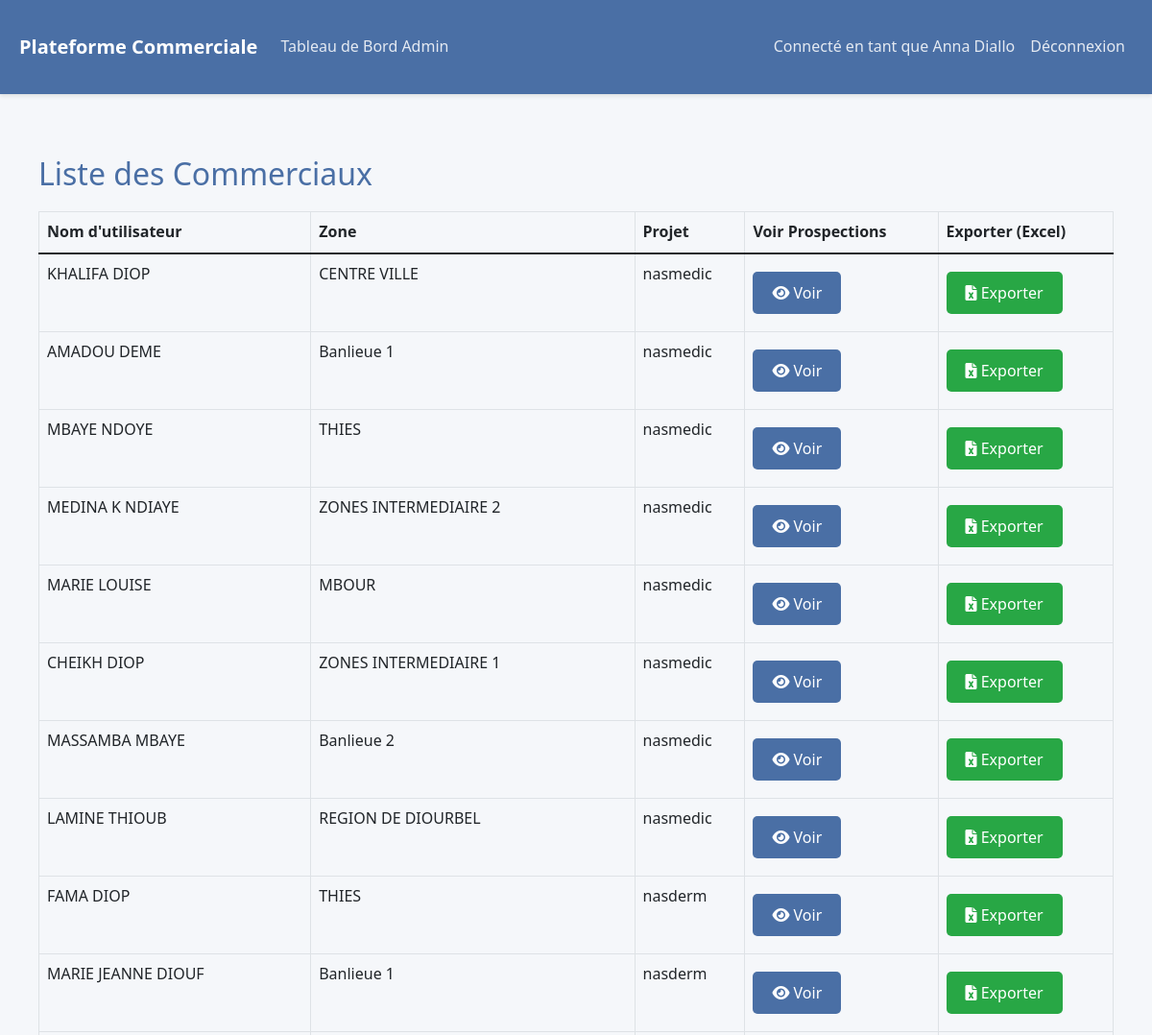
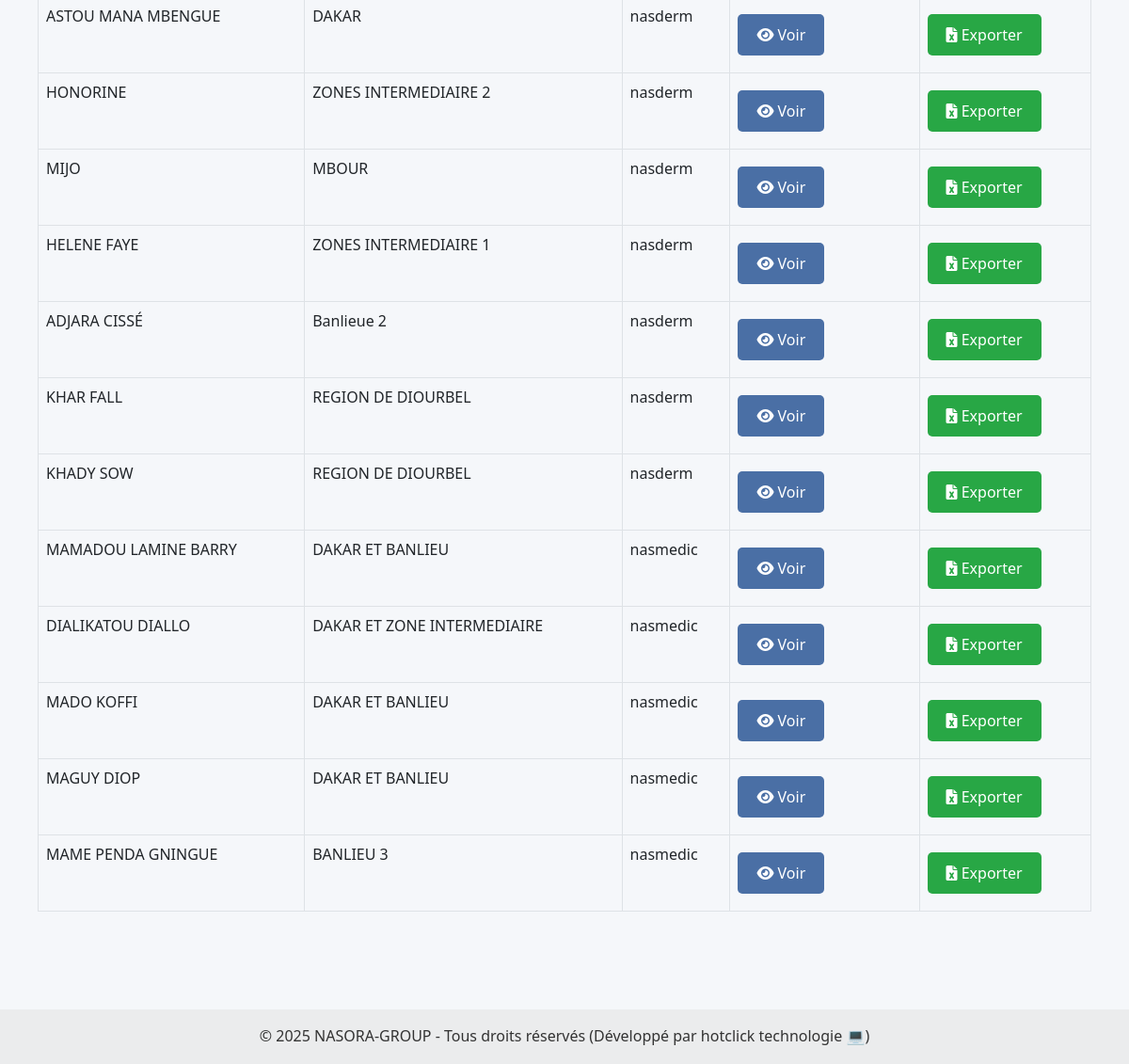
/admin/commerciaux (signed in), run on the app's committed database (2 pictures, top to bottom).
### models.py (models this page shows)
class User(db.Model):
    id = db.Column(db.Integer, primary_key=True)

### app.py (the view)
@app.route('/admin/commerciaux')
@login_required
def liste_commerciaux():
    if current_user.role != 'admin':
        flash("Accès réservé à l'administrateur.", "danger")
        return redirect(url_for('dashboard'))
    commerciaux = User.query.filter_by(role='commercial').all()
    return render_template('admin_commerciaux.html', commerciaux=commerciaux)

### app.py (called while the page is built)
@login_manager.user_loader
def load_user(user_id):
    return User.query.get(int(user_id))

### templates/admin_commerciaux.html (shortened to what this page needs)
{% extends "base.html" %}
{% block content %}
<div class="container mt-4">
    <h2>Liste des Commerciaux</h2>
    <table class="table table-bordered mt-3">
        <thead>
            <tr>
                <th>Nom d'utilisateur</th>
                <th>Zone</th>
                <th>Projet</th>
                <th>Voir Prospections</th>
                <th>Exporter (Excel)</th>
            </tr>
        </thead>
        <tbody>
            {% for user in commerciaux %}
            <tr>
                <td>{{ user.username }}</td>
                <td>{{ user.zone }}</td>
                <td>{{ user.project }}</td>
                <td>
                    <a href="{{ url_for('prospections_commercial', commercial_id=user.id) }}" class="btn btn-sm btn-info">
                        <i class="fas fa-eye"></i> Voir
                    </a>
                </td>
                <td>
                    <a href="{{ url_for('export_prospections_commercial', commercial_id=user.id) }}" class="btn btn-sm btn-success">
                        <i class="fas fa-file-excel"></i> Exporter
                    </a>
                </td>
            </tr>
            {% else %}
            <tr><td colspan="5" class="text-center">Aucun commercial trouvé</td></tr>
            {% endfor %}
        </tbody>
    </table>
</div>
{% endblock %}

### templates/base.html (shortened to what this page needs)
<!DOCTYPE html>
<html lang="fr">
<head>
    <link href="https://cdn.jsdelivr.net/npm/bootstrap@5.1.3/dist/css/bootstrap.min.css" rel="stylesheet">
    <link rel="stylesheet" href="https://cdnjs.cloudflare.com/ajax/libs/font-awesome/6.0.0/css/all.min.css">
    <link rel="stylesheet" type="text/css" href="https://cdn.datatables.net/1.11.5/css/jquery.dataTables.css">
    <link rel="stylesheet" href="{{ url_for('static', filename='css/styles.css') }}">
</head>
<body>
    <nav class="navbar navbar-expand-lg navbar-dark">
        <div class="container">
            <a class="navbar-brand" href="{{ url_for('home') }}">Plateforme Commerciale</a>
            <div class="collapse navbar-collapse" id="navbarNav">
                <ul class="navbar-nav me-auto">
                    {% if current_user.is_authenticated %}
                        {% if current_user.role == 'admin' %}
                            <li class="nav-item">
                                <a class="nav-link" href="{{ url_for('admin_dashboard') }}">Tableau de Bord Admin</a>
                            </li>
                        {% endif %}
                    {% endif %}
                </ul>
                <ul class="navbar-nav">
                    {% if current_user.is_authenticated %}
                        <li class="nav-item">
                            <span class="nav-link">Connecté en tant que {{ current_user.username }}</span>
                        </li>
                        <li class="nav-item">
                            <a class="nav-link" href="{{ url_for('logout') }}">Déconnexion</a>
                        </li>
                    {% else %}
                        <li class="nav-item">
                            <a class="nav-link" href="{{ url_for('login') }}">Connexion</a>
                        </li>
                    {% endif %}
                </ul>
            </div>
        </div>
    </nav>
    <div class="container">
        {% block content %}{% endblock %}
    </div>
    <footer class="bg-light text-center text-lg-start mt-5">
        <div class="text-center p-3" style="background-color: rgba(0, 0, 0, 0.05);">
            © 2025 NASORA-GROUP - Tous droits réservés  (Développé par hotclick technologie 💻)
        </div>
    </footer>
</body>
</html>

### static/css/styles.css (style rules this page uses)
:root { --primary-color: #4a6fa5; --secondary-color: #6c757d; --success-color: #28a745; --danger-color: #dc3545; --warning-color: #ffc107; --info-color: #17a2b8; --light-color: #f8f9fa; --dark-color: #343a40; }
body { font-family: 'Segoe UI', Tahoma, Geneva, Verdana, sans-serif; background-color: #f5f7fa; color: #333; line-height: 1.6; }
.navbar { background-color: var(--primary-color); box-shadow: 0 2px 4px rgba(0, 0, 0, 0.1); }
.navbar-brand { font-weight: bold; color: white !important; }
.nav-link { color: rgba(255, 255, 255, 0.85) !important; }
.container { max-width: 1200px; margin: 0 auto; padding: 20px; }
.btn { display: inline-block; background: var(--primary-color); color: white; padding: 10px 20px; border: none; border-radius: 5px; cursor: pointer; text-decoration: none; font-size: 16px; margin: 10px 0; transition: background 0.3s ease; }
.btn-success { background: var(--success-color); }
h1, h2, h3, h4, h5, h6 { color: var(--primary-color); margin-bottom: 20px; }

### data on the page
User: username "Anna Diallo"
User: username "KHALIFA DIOP", zone "CENTRE VILLE", project "nasmedic"
User: username "AMADOU DEME", zone "Banlieue 1", project "nasmedic"
User: username "MBAYE NDOYE", zone "THIES", project "nasmedic"
User: username "MEDINA K NDIAYE", zone "ZONES INTERMEDIAIRE 2", project "nasmedic"
User: username "MARIE LOUISE", zone "MBOUR", project "nasmedic"
User: username "CHEIKH DIOP", zone "ZONES INTERMEDIAIRE 1", project "nasmedic"
User: username "MASSAMBA MBAYE", zone "Banlieue 2", project "nasmedic"
User: username "LAMINE THIOUB", zone "REGION DE DIOURBEL", project "nasmedic"
User: username "FAMA DIOP", zone "THIES", project "nasderm"
User: username "MARIE JEANNE DIOUF", zone "Banlieue 1", project "nasderm"
User: username "ASTOU MANA MBENGUE", zone "DAKAR", project "nasderm"
User: username "HONORINE", zone "ZONES INTERMEDIAIRE 2", project "nasderm"
User: username "MIJO", zone "MBOUR", project "nasderm"
User: username "HELENE FAYE", zone "ZONES INTERMEDIAIRE 1", project "nasderm"
User: username "ADJARA CISSÉ", zone "Banlieue 2", project "nasderm"
User: username "KHAR FALL", zone "REGION DE DIOURBEL", project "nasderm"
User: username "KHADY SOW", zone "REGION DE DIOURBEL", project "nasderm"
User: username "MAMADOU LAMINE BARRY", zone "DAKAR ET BANLIEU", project "nasmedic"
User: username "DIALIKATOU DIALLO", zone "DAKAR ET ZONE INTERMEDIAIRE", project "nasmedic"
User: username "MADO KOFFI", zone "DAKAR ET BANLIEU", project "nasmedic"
User: username "MAGUY DIOP", zone "DAKAR ET BANLIEU", project "nasmedic"
User: username "MAME PENDA GNINGUE", zone "BANLIEU 3", project "nasmedic"
